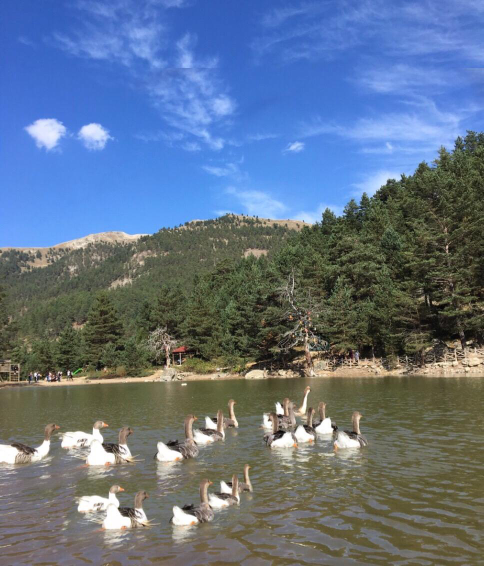
#> input picture input/CFA-Artifact Detection/1.jpeg, 967 x 1132 px, found by its file name (shown at 1/2 size)
$ python -i batch_process.py   (imports and definitions only)   (older library calls are emulated)
#> lines starting #> are read from the running program, lines starting #| are printed output that depends on the picture; after the words box and inside, x2 and y2 are one past the last pixel; in counts of white or black regions, pixels touching at a corner belong together
### double_jpeg_compression.py
import numpy as np
# import pandas as pd
import cv2
# import argparse
# import csv
# import sys
import os
from datetime import datetime

from scipy import fftpack as fftp
from matplotlib import pyplot as plt


def create_detection_folder():
    """创建用于存储检测结果的文件夹"""
    detection_folder = "./detection_results"
    if not os.path.exists(detection_folder):
        os.makedirs(detection_folder)
    return detection_folder


def detect(image_path):
    try:
        firstq = 30
        secondq = 40
        thres = 0.5

        dct_rows = 0
        dct_cols = 0

        image = cv2.imread(image_path)
        if image is None:
            print("无法加载图像")
            return False

        shape = image.shape

        if shape[0] % 8 != 0:
            dct_rows = shape[0]+8-shape[0] % 8
        else:
            dct_rows = shape[0]

        if shape[1] % 8 != 0:
            dct_cols = shape[1]+8-shape[1] % 8
        else:
            dct_cols = shape[1]

        dct_image = np.zeros((dct_rows, dct_cols, 3), np.uint8)
        dct_image[0:shape[0], 0:shape[1]] = image

        y = cv2.cvtColor(dct_image, cv2.COLOR_BGR2YCR_CB)[:, :, 0]

        w = y.shape[1]
        h = y.shape[0]
        n = w*h/64

        Y = y.reshape(h//8, 8, -1, 8).swapaxes(1, 2).reshape(-1, 8, 8)

        qDCT = []

        for i in range(0, Y.shape[0]):
            qDCT.append(cv2.dct(np.float32(Y[i])))

        qDCT = np.asarray(qDCT, dtype=np.float32)
        qDCT = np.rint(qDCT - np.mean(qDCT, axis=0)).astype(np.int32)
        f, a1 = plt.subplots(8, 8)
        a1 = a1.ravel()

        k = 0
        # flag = True
        for idx, ax in enumerate(a1):
            k += 1
            data = qDCT[:, int(idx/8), int(idx % 8)]
            val, key = np.histogram(data, bins=np.arange(data.min(), data.max()+1))
            # val, key = np.histogram(data, bins=np.arange(data.min(), data.max()+1), normed=True)
            z = np.absolute(fftp.fft(val))
            z = np.reshape(z, (len(z), 1))
            rotz = np.roll(z, int(len(z)/2))

            slope = rotz[1:] - rotz[:-1]
            indices = [i+1 for i in range(len(slope)-1)
                    if slope[i] > 0 and slope[i+1] < 0]

            peak_count = 0

            for j in indices:
                if rotz[j][0] > thres:
                    peak_count += 1

            if(k==3):
                if peak_count>=20:
                    # 保存图像到检测结果文件夹
                    detection_folder = create_detection_folder()
                    filename = os.path.basename(image_path).split('.')[0]
                    timestamp = datetime.now().strftime('%Y_%m_%d_%H_%M_%S')
                    save_path = os.path.join(detection_folder, f"double_jpeg_{filename}_{timestamp}.png")
                    plt.savefig(save_path)
                    plt.close(f)  # Close the figure to free memory
                    print(f'双重JPEG压缩检测结果已保存为: {save_path}')
                    return True
                else:
                    # 保存图像到检测结果文件夹
                    detection_folder = create_detection_folder()
                    filename = os.path.basename(image_path).split('.')[0]
                    timestamp = datetime.now().strftime('%Y_%m_%d_%H_%M_%S')
                    save_path = os.path.join(detection_folder, f"double_jpeg_{filename}_{timestamp}.png")
                    plt.savefig(save_path)
                    plt.close(f)  # Close the figure to free memory
                    print(f'双重JPEG压缩检测结果已保存为: {save_path}')
                    return False
                # flag = False
    except Exception as e:
        print(f"Error in double JPEG compression detection: {e}")
        return False

### noise_variance.py
import sys
import math
import numpy as np
import os
from datetime import datetime

from PIL import Image
from scipy import signal
from sklearn.cluster import KMeans
import matplotlib.pyplot as plt

def create_detection_folder():
    """创建用于存储检测结果的文件夹"""
    detection_folder = "./detection_results"
    if not os.path.exists(detection_folder):
        os.makedirs(detection_folder)
    return detection_folder

def estimate_noise(I):
    H, W = I.shape

    M = [[1, -2, 1], [-2, 4, -2], [1, -2, 1]]

    sigma = np.sum(np.sum(np.absolute(signal.convolve2d(I, M))))
    sigma = sigma * math.sqrt(0.5 * math.pi) / (6 * (W-2) * (H-2))

    return sigma

def detect(input, blockSize=32):
    try:
        im = Image.open(input)
        im = im.convert('1')
    except Exception as e:
        print(f"Error opening image: {e}")
        return False

    blocks = []

    imgwidth, imgheight = im.size

    # break up image into NxN blocks, N = blockSize
    for i in range(0,imgheight,blockSize):
        for j in range(0,imgwidth,blockSize):
            box = (j, i, j+blockSize, i+blockSize)
            b = im.crop(box)
            a = np.asarray(b).astype(int)
            blocks.append(a)

    if len(blocks) == 0:
        return False

    variances = []
    for block in blocks:
        variances.append([estimate_noise(block)])

    try:
        kmeans = KMeans(n_clusters=2, random_state=0, n_init=10).fit(variances)
        center1, center2 = kmeans.cluster_centers_

        # 创建可视化图表
        plt.figure(figsize=(10, 6))
        variances_flat = [v[0] for v in variances]  # 展平数据
        plt.hist(variances_flat, bins=30, alpha=0.7, color='blue')
        plt.axvline(center1, color='red', linestyle='--', label=f'Cluster 1 Center: {center1[0]:.2f}')
        plt.axvline(center2, color='green', linestyle='--', label=f'Cluster 2 Center: {center2[0]:.2f}')
        plt.xlabel('Noise Variance')
        plt.ylabel('Frequency')
        plt.title('Noise Variance Distribution')
        plt.legend()

        # 保存图像到检测结果文件夹
        detection_folder = create_detection_folder()
        filename = os.path.basename(input).split('.')[0]
        timestamp = datetime.now().strftime('%Y_%m_%d_%H_%M_%S')
        save_path = os.path.join(detection_folder, f"noise_variance_{filename}_{timestamp}.png")
        plt.savefig(save_path)
        plt.close()
        print(f'噪声方差检测结果已保存为: {save_path}')

        if abs(center1 - center2) > .4:
            return True
        else:
            return False
    except Exception as e:
        print(f"Error in KMeans clustering: {e}")
        return False

### ForgeryDetection.py
from sklearn.cluster import DBSCAN
import numpy as np
import cv2


class Detect(object):
    def __init__(self, input):
        self.image = cv2.imread(input)
        if self.image is None:
            raise ValueError(f"无法加载图像: {input}")

    def siftDetector(self):
        sift = cv2.SIFT_create()
        # sift = cv2.xfeatures2d.SIFT_create()
        gray = cv2.cvtColor(self.image, cv2.COLOR_BGR2GRAY)
        self.key_points, self.descriptors = sift.detectAndCompute(gray, None)
        return self.key_points, self.descriptors

    # [5 lines left out: function showSiftFeatures, not called in this run]

    def locateForgery(self, eps=40, min_sample=2):
        # Check if descriptors exist
        if self.descriptors is None or len(self.descriptors) == 0:
            print('未检测到关键点!!')
            return None

        clusters = DBSCAN(eps=eps, min_samples=min_sample).fit(
            self.descriptors)
        size = np.unique(clusters.labels_).shape[0]-1
        forgery = self.image.copy()
        if (size == 0) and (np.unique(clusters.labels_)[0] == -1):
            print('未发现伪造!!')
            return None
        if size == 0:
            size = 1
        cluster_list = [[] for i in range(size)]
        for idx in range(len(self.key_points)):
            if clusters.labels_[idx] != -1:
                cluster_list[clusters.labels_[idx]].append(
                    (int(self.key_points[idx].pt[0]), int(self.key_points[idx].pt[1])))
        for points in cluster_list:
            if len(points) > 1:
                for idx1 in range(1, len(points)):
                    # Green color in BGR
                    cv2.line(forgery, points[0], points[idx1], (0, 255, 0), 5)
                    # cv2.line(forgery, points[0], points[idx1], (255, 0, 0), 5)
        return forgery

### batch_process.py
import sys
import cv2
from ForgeryDetection import Detect
import re
from datetime import datetime
import os.path as path
from PIL import Image, ExifTags, ImageChops
import os
import time
from optparse import OptionParser

import double_jpeg_compression
import noise_variance
import copy_move_cfa
import numpy as np

# copy-move parameters for CFA detection
cmd = OptionParser("使用方法: %prog image_file [options]")
# [17 lines not run here, left out]


def PrintBoundary():
    for i in range(50):
        print('*', end='')
    print()


def analyze_image_authenticity(results):
    """
    分析图像真实性
    :param results: 包含各项检测结果的字典
    :return: 真实性分析结论
    """
    # 检测项目计数
    suspicious_count = 0
    total_tests = 0

    # 双重JPEG压缩检测
    total_tests += 1
    if results.get('double_compressed') == True:
        suspicious_count += 1
        print("  - 检测到双重JPEG压缩 (可能经过多次保存或编辑)")

    # 元数据检测
    total_tests += 1
    if results.get('metadata') == False:
        suspicious_count += 1
        print("  - 未找到图像元数据 (可能经过编辑软件处理)")

    # 噪声不一致性检测
    total_tests += 1
    if results.get('noise_forgery') == True:
        suspicious_count += 1
        print("  - 检测到噪声不一致性 (可能经过合成或修改)")

    # CFA伪影检测 (如果有)
    if 'cfa_artifacts' in results:
        total_tests += 1
        if results.get('cfa_artifacts', 0) > 0:
            suspicious_count += 1
            print(f"  - 检测到{results['cfa_artifacts']}个CFA伪影 (可能经过复制粘贴操作)")

    # 复制-移动检测
    total_tests += 1
    if results.get('copy_move') == True:
        suspicious_count += 1
        print("  - 检测到复制-移动操作痕迹 (可能经过复制粘贴操作)")

    # 错误等级分析
    total_tests += 1
    if results.get('ela') == True:
        suspicious_count += 1
        print("  - 错误等级分析检测到异常 (可能经过编辑处理)")

    # 光照一致性分析
    total_tests += 1
    if results.get('illumination') == True:
        suspicious_count += 1
        print("  - 检测到光照不一致 (可能经过合成或修改)")

    # 边缘分析
    total_tests += 1
    if results.get('edge') == True:
        suspicious_count += 1
        print("  - 检测到异常边缘 (可能经过复制粘贴操作)")

    # 频域分析
    total_tests += 1
    if results.get('frequency') == True:
        suspicious_count += 1
        print("  - 频域分析检测到异常 (可能经过处理)")

    # 图像提取分析
    total_tests += 1
    if results.get('image_decode') == True:
        suspicious_count += 1
        print("  - 图像提取分析检测到隐藏信息 (可能包含隐藏数据)")

    # 综合判断
    print(f"\n综合分析:")
    print(f"  总检测项目: {total_tests}")
    print(f"  可疑项目: {suspicious_count}")

    if suspicious_count == 0:
        return "图像未发现明显篡改痕迹，可能是原始图像"
    elif suspicious_count <= total_tests * 0.3:
        return "图像发现少量可疑痕迹，篡改可能性较低"
    elif suspicious_count <= total_tests * 0.6:
        return "图像发现中等数量可疑痕迹，存在篡改可能性"
    else:
        return "图像发现大量可疑痕迹，很可能经过人为篡改"


def create_detection_folder():
    """创建用于存储检测结果的文件夹"""
    detection_folder = "./detection_results"
    if not path.exists(detection_folder):
        os.makedirs(detection_folder)
    return detection_folder


# [125 lines left out: function process_single_image_fast, not called in this run]


def process_single_image_all(file_name):
    """完整处理单个图像文件（包含所有检测方法）"""
    input_path = './input/' + file_name
    if not path.exists(input_path):
        print("找不到图片: {}. 请将图片放在input子目录中.".format(file_name))
        return

    print(f"\n正在处理图片: {file_name}")
    PrintBoundary()

    # 创建检测结果文件夹
    detection_folder = create_detection_folder()

    # 存储检测结果
    results = {}

    # 1. 双重JPEG压缩检测 Start
    PrintBoundary()
    print('\n运行双重JPEG压缩检测...')
    start_time = time.time()
    try:
        double_compressed = double_jpeg_compression.detect(input_path)
#> in detect, image is the input picture: shape (1132, 967, 3); mean B, G, R 135.1, 114.5, 98.5
#> in detect, `dct_image[0:shape[0], 0:shape[1]] = image`:
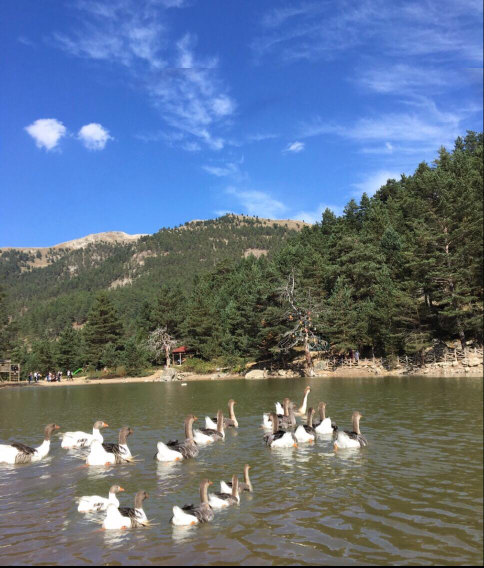
#> dct_image: shape (1136, 968, 3) (shown at 1/2 size); mean B, G, R 134.5, 114, 98.1
#> in detect, `y = cv2.cvtColor(dct_image, cv2.COLOR_BGR2YCR_CB)[:, :, 0]`:
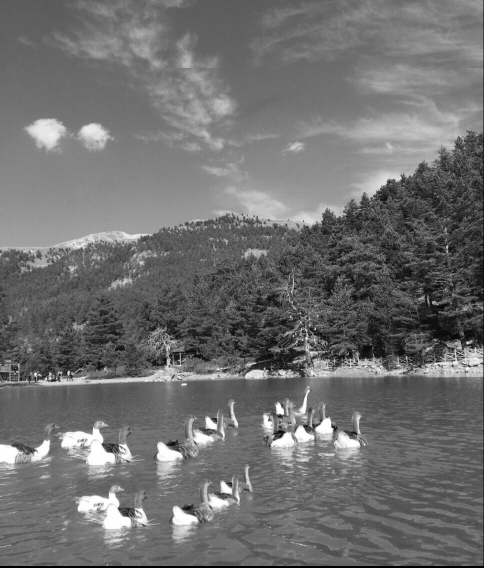
#> y: shape (1136, 968) (shown at 1/2 size); min 0, max 255, mean 111.5
#> after the loop in detect, `for i in range(0, Y.shape[0]):`: qDCT = 17182 items
#> after the loop in detect, `for idx, ax in enumerate(a1):`: k = 3
        results['double_compressed'] = double_compressed
        if(double_compressed):
            print('\n检测到双重压缩')
        else:
            print('\n单一压缩')
    except Exception as e:
        print(f'\n双重JPEG压缩检测出错: {e}')
        results['double_compressed'] = None
    end_time = time.time()
    print(f'耗时: {end_time - start_time:.2f} 秒')
    PrintBoundary()
    # 双重JPEG压缩检测 End

    # 2. 元数据分析 Start
    PrintBoundary()
    print('\n运行元数据分析检测')
    start_time = time.time()
    try:
        from PIL import Image, ExifTags
        img = Image.open(input_path)
        img_exif = img.getexif()

        if img_exif is None:
            print('抱歉，图片没有EXIF数据.')
            results['metadata'] = False
        else:
            results['metadata'] = True
            for key, val in img_exif.items():
                if key in ExifTags.TAGS:
                    print(f'{ExifTags.TAGS[key]} : {val}')
#> this loop made 12 passes
#> (key, val) on passes 1 to 8: (256, 967), (257, 1132), (258, (8, 8, 8)), (262, 2), (296, 2), (34665, 236), (305, 'Adobe Photoshop CC 2019 (Windows)'), (274, 1)
#> (printed output is left out)
    except Exception as e:
        print(f'元数据分析出错: {e}')
        results['metadata'] = None
    end_time = time.time()
    print(f'耗时: {end_time - start_time:.2f} 秒')
    PrintBoundary()
    # 元数据分析 End

    # 3. CFA伪影检测 Start
    PrintBoundary()
    print('\n运行CFA伪影检测...')
    start_time = time.time()
    try:
        import copy_move_cfa
        identical_regions_cfa = copy_move_cfa.detect(input_path, opt, args)
        results['cfa_artifacts'] = identical_regions_cfa
        print('\n' + str(identical_regions_cfa), '个CFA伪影被检测到')
    except Exception as e:
        print(f'\nCFA伪影检测出错: {e}')
        results['cfa_artifacts'] = None
    end_time = time.time()
    print(f'耗时: {end_time - start_time:.2f} 秒')
    PrintBoundary()
    # CFA伪影检测 End

    # 4. 噪声方差不一致性检测 Start
    PrintBoundary()
    print('\n运行噪声方差不一致性检测...')
    start_time = time.time()
    try:
        noise_forgery = noise_variance.detect(input_path)
#> in detect, `im = im.convert('1')`:
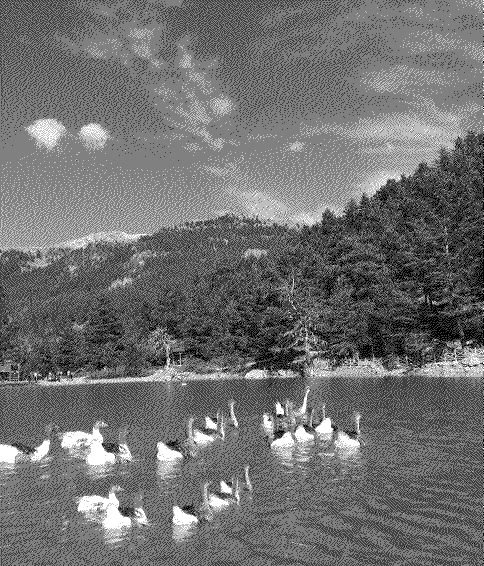
#> im: PIL image 967x1132 1 (shown at 1/2 size); 43.7% white in thin lines or dots
#> after the loop in detect, `for i in range(0,imgheight,blockSize):`: blocks = 1116 items
#> the loop in detect, `for block in blocks:` made 1116 passes
#> sigma in estimate_noise on passes 1 to 3: 1.02, 1.06, 1.01
#> after the loop in detect, `for block in blocks:`: variances = 1116 items, first 6: [1.02], [1.06], [1.01], [1.03], [0.959], [1]
#> in detect, `center1, center2 = kmeans.cluster_centers_`: center1 = [0.976]; center2 = [0.517]
#> in detect, `variances_flat = [v[0] for v in variances]`: variances_flat = 1116 values, max 1.86 at index 279, min 0.084 at index 1115, mean 0.887
#> in detect, `plt.savefig(save_path)`:
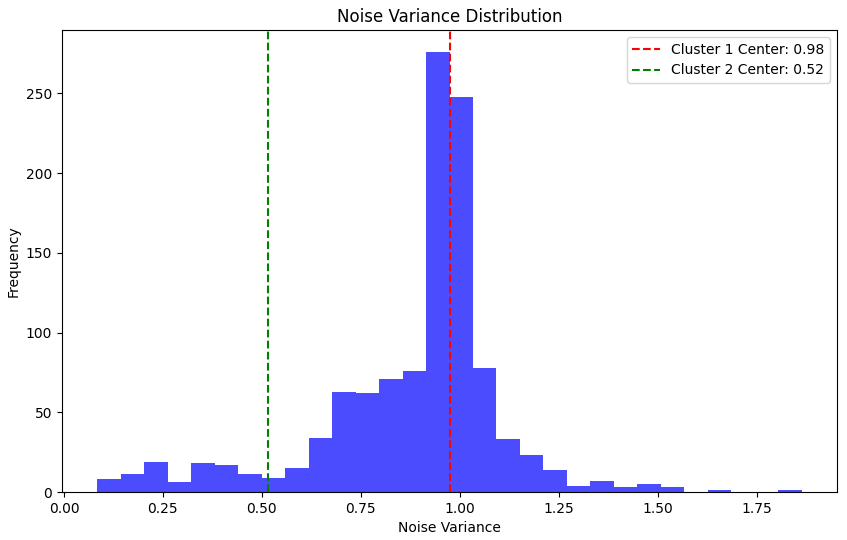
#> figure drawn by matplotlib, 1 panel; tallest bar 276 high, from x = 0.915 to 0.974
        results['noise_forgery'] = noise_forgery
        if(noise_forgery):
            print('\n检测到噪声方差不一致')
        else:
            print('\n未检测到噪声方差不一致')
    except Exception as e:
        print(f'\n噪声方差不一致性检测出错: {e}')
        results['noise_forgery'] = None
    end_time = time.time()
    print(f'耗时: {end_time - start_time:.2f} 秒')
    PrintBoundary()
    # 噪声方差不一致性检测 End

    # 5. 复制-移动检测 Start
    eps = 60
    min_samples = 2

    PrintBoundary()
    print('\n运行复制-移动检测...')
    start_time = time.time()
    try:
        import cv2
        detect = Detect(input_path)
        key_points, descriptors = detect.siftDetector()
#> in siftDetector, `gray = cv2.cvtColor(self.image, cv2.COLOR_BGR2GRAY)`:
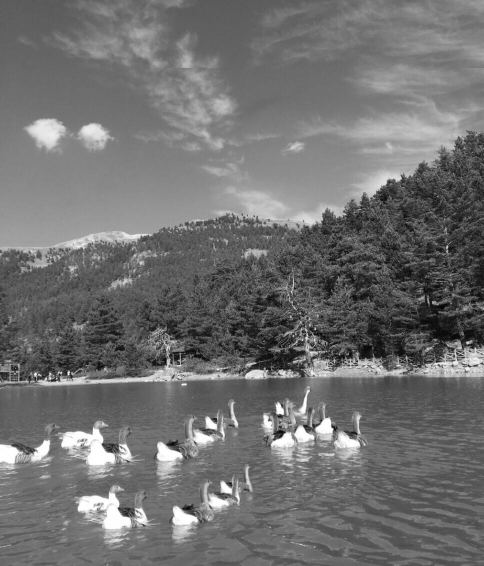
#> gray: shape (1132, 967) (shown at 1/2 size); min 0, max 255, mean 112.1
#> in siftDetector, `self.key_points, self.descriptors = sift.detectAndCompute(gray, None)`: self.key_points = 7714 keypoints; strongest (x, y, size): (137, 745, 3.8), (877, 730, 2.3), (935, 685, 4), (137, 749, 2.7)
#> key_points has the same summary as self.key_points in siftDetector
        forgery = detect.locateForgery(eps, min_samples)
#> after the loop in locateForgery, `for points in cluster_list:`:
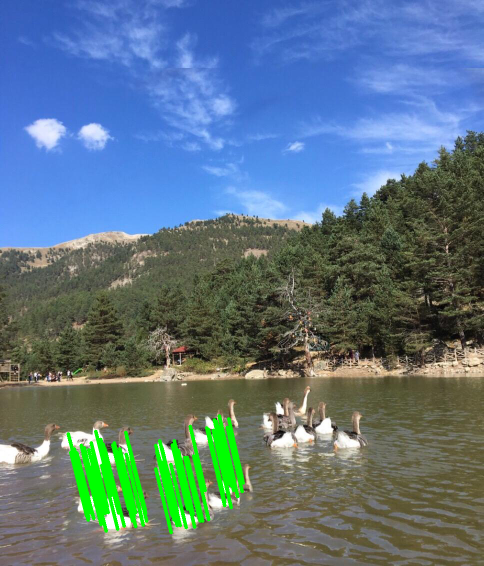
#> forgery: shape (1132, 967, 3) (shown at 1/2 size); 3.18% of pixels changed, all inside (x1, y1, x2, y2) = (133, 828, 490, 1069)
        results['copy_move'] = forgery is not None
        if forgery is None:
            print("未发现伪造")
        else:
            print("检测到伪造区域")
            # 保存结果到检测文件夹
            name = re.findall(r'(.+?)(\.[^.]*$|$)', file_name)
            if name:
                date = datetime.today().strftime('%Y_%m_%d_%H_%M_%S')
                new_file_name = name[0][0]+'_'+str(eps)+'_'+str(min_samples)
                new_file_name = new_file_name+'_'+date+name[0][1]
                full_path = path.join(detection_folder, f"copy_move_{new_file_name}")
                PrintBoundary()

                success = cv2.imwrite(full_path, forgery)
                if success:
                    print('伪造检测结果已保存为:', full_path)
                else:
                    print('保存伪造检测结果失败')

    except Exception as e:
        print(f'复制-移动检测出错: {e}')
        results['copy_move'] = None
    end_time = time.time()
    print(f'耗时: {end_time - start_time:.2f} 秒')
    # 复制-移动检测 End

    # 6. 错误等级分析检测 Start
    PrintBoundary()
    print('\n运行错误等级分析检测...')
    start_time = time.time()
    try:
        from PIL import Image, ImageChops
        import numpy as np

        # 打开图像
        original = Image.open(input_path)
        TEMP = 'temp.jpg'
        original.save(TEMP, quality=90)
        temporary = Image.open(TEMP)

        diff = ImageChops.difference(original, temporary)
        d = diff.load()
        WIDTH, HEIGHT = diff.size
        for x in range(WIDTH):
            for y in range(HEIGHT):
                d[x, y] = tuple(k * 10 for k in d[x, y])  # 调整缩放因子以增强可见性

        # 保存结果到检测文件夹
        filename = file_name.split('.')[0]
        timestamp = datetime.today().strftime('%Y_%m_%d_%H_%M_%S')
        ela_filename = f"ela_{filename}_{timestamp}.jpg"
        ela_full_path = path.join(detection_folder, ela_filename)

        diff.save(ela_full_path)
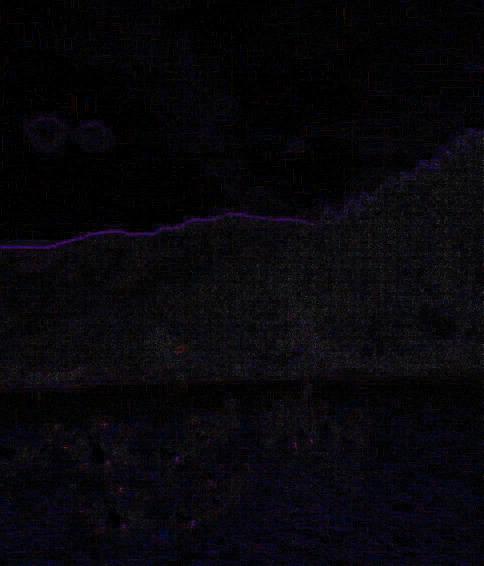
#> saved as 1_2026_11_20_10_50_12.jpg: PIL image 967x1132 RGB (shown at 1/2 size); mean R, G, B 7.5, 6.5, 10.4
        print(f'错误等级分析检测结果已保存为: {ela_full_path}')
        results['ela'] = True

        # 清理临时文件
        if path.exists(TEMP):
            os.remove(TEMP)

    except Exception as e:
        print(f'错误等级分析检测出错: {e}')
        results['ela'] = None
    end_time = time.time()
    print(f'耗时: {end_time - start_time:.2f} 秒')
    PrintBoundary()
    # 错误等级分析检测 End

    # 7. 光照一致性分析检测 Start
    PrintBoundary()
#> (the rest of the program and of its run is left out)
